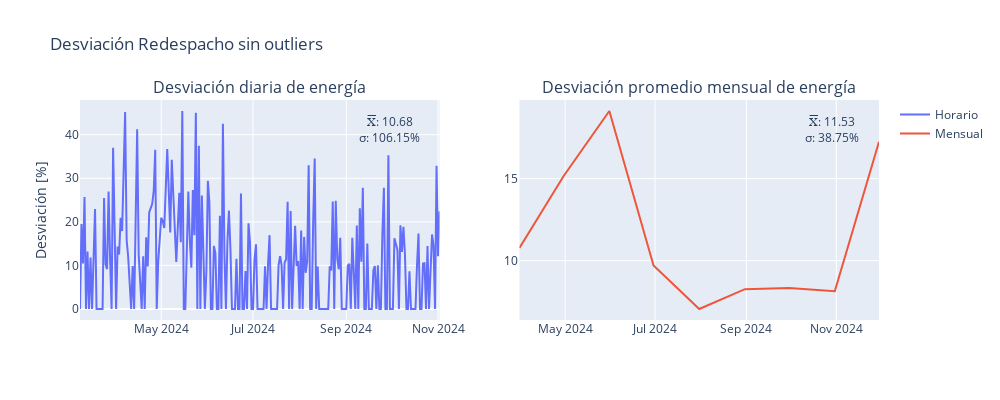

Notebook code cell kept with this figure:
### Code cell
fig = plot_results(
    desv_redesp_percentage_without_outliers, 
    monthly_avg_redesp_without_outliers, 
    "Desviación Redespacho sin outliers", 
    "Desviación diaria de energía",
    "Desviación promedio mensual de energía", 
)
fig.show()

### Figure 1 — Plotly figure (JSON) as saved in the notebook; plotly's stock layout.template omitted (floating-point values rounded to 4 significant figures; data arrays with more than 128 entries replaced by an {"elided": "..."} marker saying what was removed)
{"data": [{"mode": "lines", "name": "Horario", "type": "scatter", "x": {"elided": "228 str values"}, "xaxis": "x", "y": {"elided": "228 float values"}, "yaxis": "y"}, {"mode": "lines", "name": "Mensual", "type": "scatter", "x": ["2024-03-31T00:00:00", "2024-04-30T00:00:00", "2024-05-31T00:00:00", "2024-06-30T00:00:00", "2024-07-31T00:00:00", "2024-08-31T00:00:00", "2024-09-30T00:00:00", "2024-10-31T00:00:00", "2024-11-30T00:00:00"], "xaxis": "x2", "y": [10.78, 15.16, 19.12, 9.707, 7.053, 8.264, 8.335, 8.14, 17.25], "yaxis": "y2"}], "layout": {"annotations": [{"font": {"size": 16}, "showarrow": false, "text": "Desviación diaria de energía", "x": 0.225, "xanchor": "center", "xref": "paper", "y": 1, "yanchor": "bottom", "yref": "paper"}, {"font": {"size": 16}, "showarrow": false, "text": "Desviación promedio mensual de energía", "x": 0.775, "xanchor": "center", "xref": "paper", "y": 1, "yanchor": "bottom", "yref": "paper"}, {"showarrow": false, "text": "X̅: 10.68<br>σ: 106.15%", "x": 0.95, "xref": "x domain", "y": 0.95, "yref": "y domain"}, {"showarrow": false, "text": "X̅: 11.53<br>σ: 38.75%", "x": 0.95, "xref": "x2 domain", "y": 0.95, "yref": "y2 domain"}], "height": 400, "title": {"text": "Desviación Redespacho sin outliers"}, "width": 1000, "xaxis": {"anchor": "y", "domain": [0, 0.45]}, "xaxis2": {"anchor": "y2", "domain": [0.55, 1]}, "yaxis": {"anchor": "x", "domain": [0, 1], "title": {"text": "Desviación [%]"}}, "yaxis2": {"anchor": "x2", "domain": [0, 1]}}}
